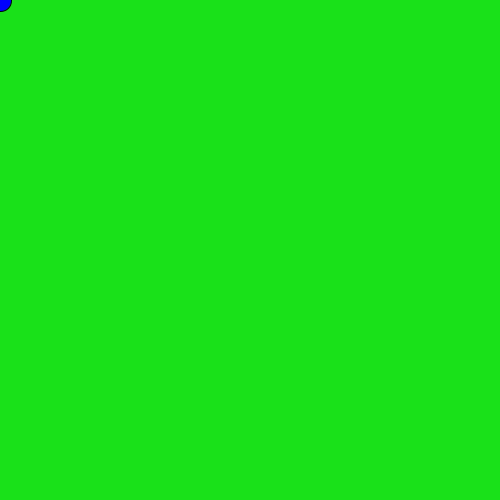
Frame 1 (no input)
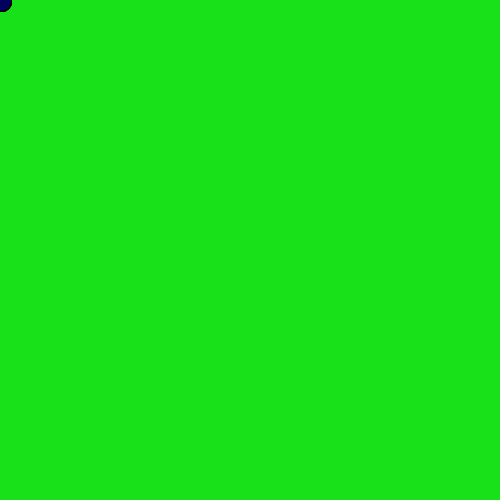
Frame 60 (the mouse pressed at the canvas centre just before this capture)
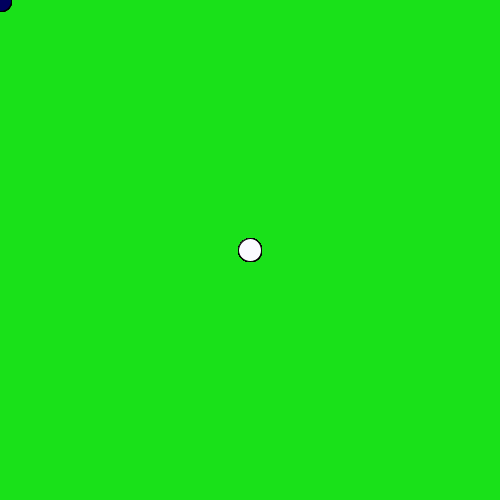
Frame 120 (the mouse held since frame 60 and released just before this capture)

The Processing sketch that drew these frames (run headless with seeded random() and noise(); from frame 60 on, the mouse is pressed at the canvas centre):

// Processing sketch: processing_160612
// ── processing_160612.pde

void setup()
{
  size(500,500);
  background(25,225,25);
  //noStropke();
  fill(25);
}

void draw(){  
  int circleSize = 23;
  int circleXpos = mouseX;
  int circleYpos = mouseY;
  fill(mouseX, mouseY, random(1 , 600));
    ellipse(circleXpos, circleYpos, circleSize, circleSize);
    
  }
